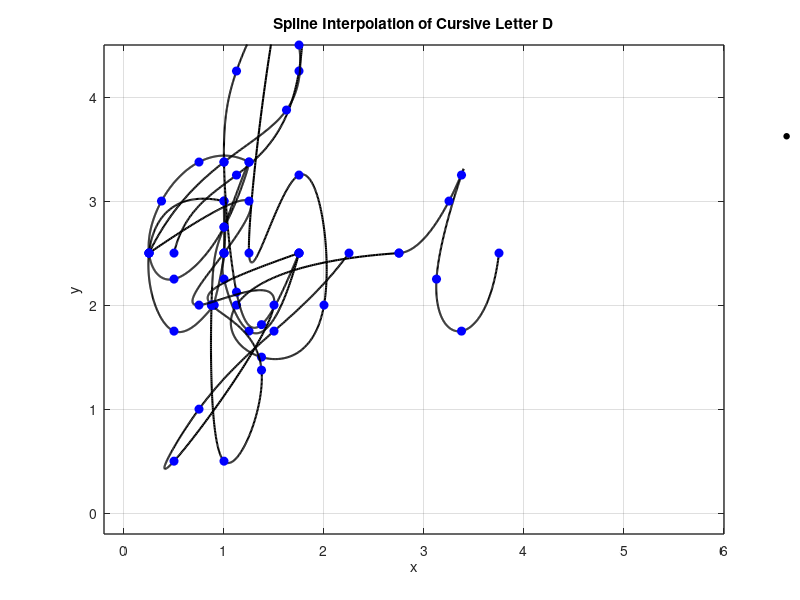

Here is the MATLAB script that generated this plot:
%% letter a 

% Define data points for x and y coordinates
x = [1 0.25 0.5 0.9 0.9 1 1 1 1 1.25 1.75];
y = [3 2.5 1.75 2 2 2.5 3 2.5 2.25 1.75 2.5];

n = length(x);
t = 0:n-1; % Parametric coordinate t
tt = 0:0.01:n-1; % More dense coordinate tt for spline interpolation

% Compute spline interpolation
xx = spline(t, x, tt);
yy = spline(t, y, tt);

% Plot settings
figure(1)
plot(xx, yy, 'k', 'LineWidth', 1.5) % plot spline
hold on
plot(x, y, 'bo', 'MarkerFaceColor', 'b') % plot data points
axis([-0.2 6 -0.2 4.5])
grid on
title('Spline Interpolation of Cursive Letter D')
xlabel('x')
ylabel('y')
set(gca, 'FontSize', 10, 'LineWidth', 1)
grid on

%% letter b 

% Define data points for x and y coordinates
x = [0.5 1.125 1.75 1.625 1.25 1.75 2 1.375 1.125 2.75];
y = [2.5 3.25 4.25 5.25 2.5 3.25 2 1.5 2 2.5];

n = length(x);
t = 0:n-1; % Parametric coordinate t
tt = 0:0.01:n-1; % More dense coordinate tt for spline interpolation

% Compute spline interpolation
xx = spline(t, x, tt);
yy = spline(t, y, tt);

% Plot settings
figure(1)
plot(xx, yy, 'k', 'LineWidth', 1.5) % plot spline
hold on
plot(x, y, 'bo', 'MarkerFaceColor', 'b') % plot data points
axis([-0.2 6 -0.2 4.5])
grid on
title('Spline Interpolation of Cursive Letter B')
xlabel('x')
ylabel('y')
set(gca, 'FontSize', 10, 'LineWidth', 1)
grid on

%% Letter i
% Define data points for x and y coordinates
x = [2.75 3.25 3.375 3.125 3.375 3.75];
y = [2.5 3 3.25 2.25 1.75 2.5];
dot_x = 6.6;
dot_y = 3.625; 

n = length(x);
t = 0:n-1; % Parametric coordinate t
tt = 0:0.01:n-1; % More dense coordinate tt for spline interpolation

% Compute spline interpolation
xx = spline(t, x, tt);
yy = spline(t, y, tt);

% Plot settings
figure(1)
plot(xx, yy, 'k', 'LineWidth', 1.5) % plot spline
hold on
plot(x, y, 'bo', 'MarkerFaceColor', 'b') % plot data points
text(dot_x, dot_y, '•', 'Color', 'k', 'FontSize', 13);
axis([-0.2 6 -0.2 4.5])
grid on
title('Spline Interpolation of Cursive Letter I')
xlabel('x')

%% l

% Define data point for x and y coordinates 
x = [0.25, 1.00, 1.625, 1.75, 1.50, 1.125, 1.00, 1.125, 1.375, 1.75];
y = [2.50, 3.375,3.875, 4.5, 4.875, 4.25, 3.375, 2.125, 1.8125, 2.5];

n = length(x);
t = 0:n-1; % Parametric coordinate t
tt = 0:0.01:n-1; % More dense coordinate tt for spline interpolation

% Compute spline interpolation
xx = spline(t, x, tt);
yy = spline(t, y, tt);

% Plot settings
figure(1)
plot(xx, yy, 'k', 'LineWidth', 1.5) % plot spline
hold on
plot(x, y, 'bo', 'MarkerFaceColor', 'b') % plot data points
axis([-0.2 6 -0.2 4.5])
grid on
title('Spline Interpolation of Cursive Letter L')
xlabel('x')
ylabel('y')
set(gca, 'FontSize', 10, 'LineWidth', 1)
grid on

%% q 

% Define data points for x and y coordinates 
x = [1.25, 0.75, 0.375, 0.25, 0.5, 1, 1.25, 1, 0.875, 1, 1.375,...
    0.875, 1.75];
y = [3.375, 3.375, 3, 2.5, 2.25, 2.75, 3.375, 2.75, 2, 0.5, 1.375,...
    2, 2.5];

n = length(x);
t = 0:n-1; % Parametric coordinate t
tt = 0:0.01:n-1; % More dense coordinate tt for spline interpolation

% Compute spline interpolation
xx = spline(t, x, tt);
yy = spline(t, y, tt);

% Plot settings
figure(1)
plot(xx, yy, 'k', 'LineWidth', 1.5) % plot spline
hold on
plot(x, y, 'bo', 'MarkerFaceColor', 'b') % plot data points
axis([-0.2 6 -0.2 4.5])
grid on
title('Spline Interpolation of Cursive Letter Q')
xlabel('x')
ylabel('y')
set(gca, 'FontSize', 10, 'LineWidth', 1)
grid on

%% z

% Define data points for x and y coordinates
x = [0.25 1.25 1 0.75 1.5 0.5 0.75 1.5 2.25];
y = [2.5 3 2.5 2 2 0.5 1 1.75 2.5];

n = length(x);
t = 0:n-1; % Parametric coordinate t
tt = 0:0.01:n-1; % More dense coordinate tt for spline interpolation

% Compute spline interpolation
xx = spline(t, x, tt);
yy = spline(t, y, tt);

% Plot settings
figure(1)
plot(xx, yy, 'k', 'LineWidth', 1.5) % plot spline
hold on
plot(x, y, 'bo', 'MarkerFaceColor', 'b') % plot data points
axis([-0.2 6 -0.2 4.5])
grid on
title('Spline Interpolation of Cursive Letter D')
xlabel('x')
ylabel('y')
set(gca, 'FontSize', 10, 'LineWidth', 1)
grid on
